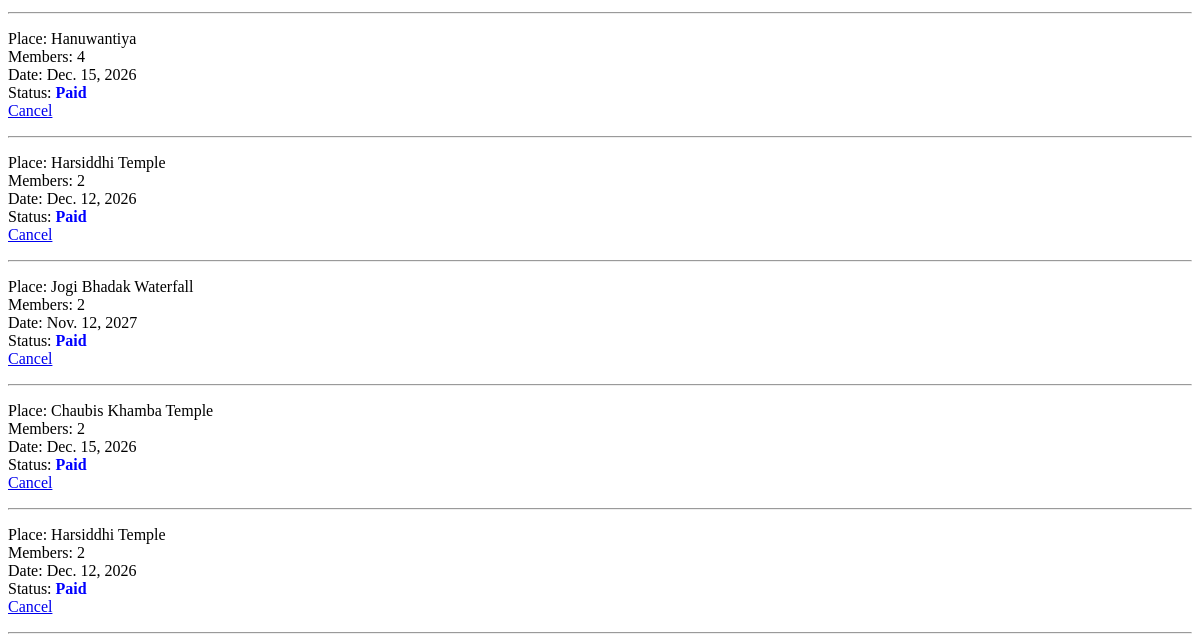
The page /taxi_history (signed in, lower part) on the database as committed earlier.
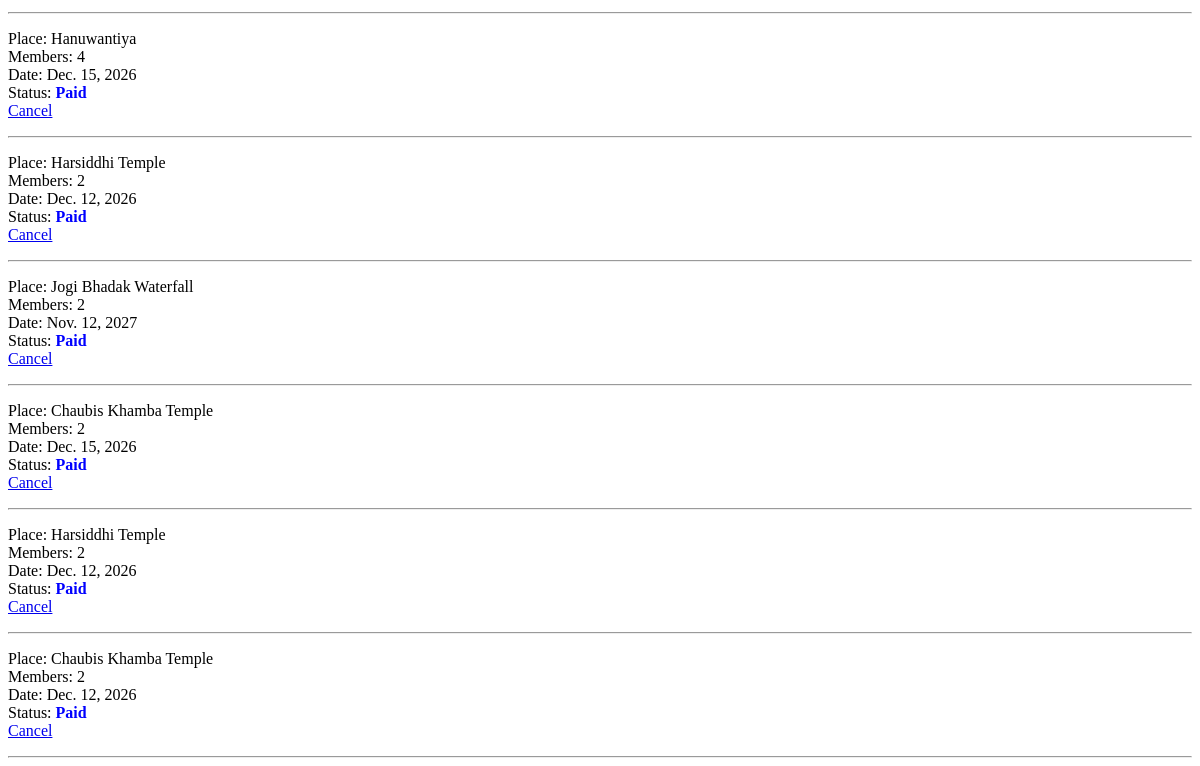
The same page on the database as committed later.
### myapp/models.py (models this page shows, shortened)
class Booknow(models.Model):
    user = models.ForeignKey(User, on_delete=models.CASCADE)
    id = models.AutoField(primary_key=True)
    place = models.CharField(max_length=100)
    member_count = models.IntegerField()
    event_date = models.DateField()
    payment_status = models.CharField(max_length=20, default="Pending")
    paypal_order_id = models.CharField(max_length=200, null=True, blank=True)
    paypal_capture_id = models.CharField(max_length=200, null= True, blank = True)
    created_at = models.DateTimeField(auto_now_add=True)
    email_status = models.CharField(max_length=10, default="Unsent")

### myapp/views.py (the view)
# urls.py: path('taxi_history', views.taxi_history, name='taxi_history'),
def taxi_history(request):
    if request.user.is_anonymous:
        return redirect("/login")
    bookings = Booknow.objects.all()
    return render(request, "taxi_history.html", {"bookings": bookings})

### templates/taxi_history.html (shortened to what this page needs)
{% for b in bookings %}
<p>
Place: {{b.place}} <br>
Members: {{b.member_count}} <br>
Date: {{b.event_date}} <br>
Status:
{% if b.payment_status == "Paid" %}
    <span style="color:blue; font-weight:bold;">{{b.payment_status}}</span>
{% elif b.payment_status == "Pending" %}
    <span style="color:orange; font-weight:bold;">{{b.payment_status}}</span>
{% elif b.payment_status == "Refunded" %}
    <span style="color:green; font-weight:bold;">{{b.payment_status}}</span>
{% elif b.payment_status == "Cancel Time Expired" %}
    <span style="color:red; font-weight:bold;">{{b.payment_status}}</span>
{% endif %}
<br>
{% if b.payment_status == "Paid" or b.payment_status == "Pending" %}
    <a href="/taxi_cancel/{{b.id}}">Cancel</a>
{% endif %}
</p>
<hr>
{% endfor %}

Rows that differ between the two databases and show on the page:
added Booknow: place "Chaubis Khamba Temple", member_count "2", event_date "Dec. 12, 2026", payment_status "Paid"
